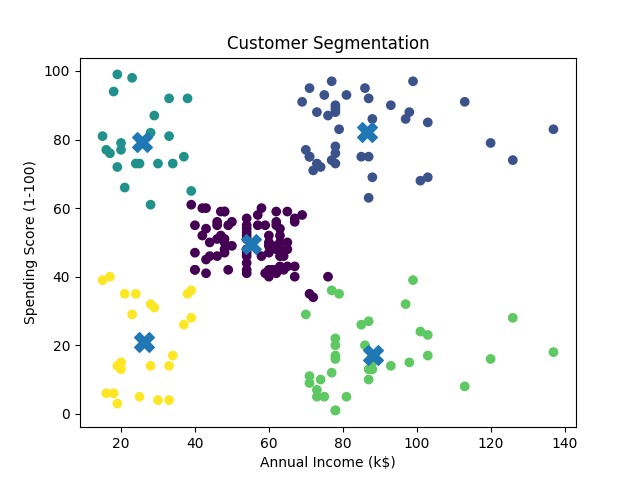

Write Python code to recreate this figure.
import pandas as pd
from sklearn.cluster import KMeans
import matplotlib.pyplot as plt

# Load dataset
data = pd.read_csv("Mall_Customers.csv")

# Select features
X = data[['Annual Income (k$)', 'Spending Score (1-100)']]

# Elbow Method
wcss = []

for i in range(1, 11):
    kmeans = KMeans(n_clusters=i, random_state=42, n_init=10)
    kmeans.fit(X)
    wcss.append(kmeans.inertia_)

# Plot Elbow Graph
plt.plot(range(1, 11), wcss)
plt.title('Elbow Method')
plt.xlabel('Number of Clusters')
plt.ylabel('WCSS')
plt.savefig("elbow_method.png")
plt.show()

# Apply K-Means
kmeans = KMeans(n_clusters=5, random_state=42, n_init=10)
y_kmeans = kmeans.fit_predict(X)

# Cluster Visualization
plt.scatter(X.iloc[:, 0], X.iloc[:, 1], c=y_kmeans)
plt.scatter(
    kmeans.cluster_centers_[:, 0],
    kmeans.cluster_centers_[:, 1],
    s=200,
    marker='X'
)

plt.title('Customer Segmentation')
plt.xlabel('Annual Income (k$)')
plt.ylabel('Spending Score (1-100)')
plt.savefig("customer_segmentation.png")
plt.show()

print("Customer Segmentation Completed Successfully!")
